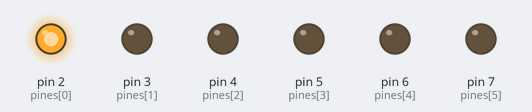
A sketch run on a simulated Arduino Uno, built with avr-gcc and run on an emulated ATmega328P. On the bench: output pins drawn as LEDs (lit = HIGH).

Above: at 0.05 s.
At 1.45 s:
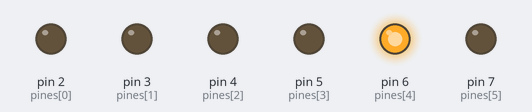
At 2.05 s:
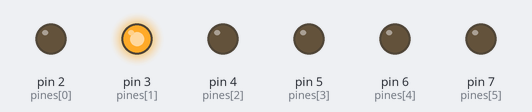
At 2.75 s:
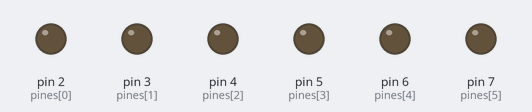
At 4.25 s:
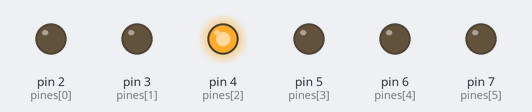
At 5.45 s:
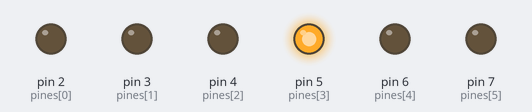
Timing chart, 0 to 5.8 s (numbered marks = the images above):
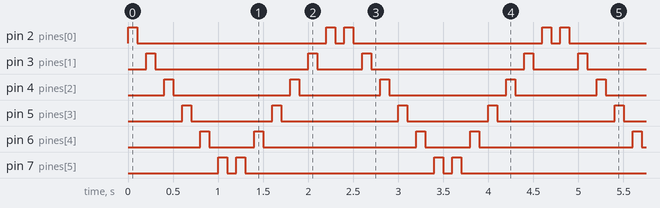

Measured:
- by itself, pin 2 (pines[0]): repeats every 2.4 s: LOW 2.1 s, HIGH 0.10 s, LOW 0.10 s, HIGH 0.10 s
- by itself, pin 3 (pines[1]): repeats every 2.4 s: LOW 1.7 s, HIGH 0.10 s, LOW 0.50 s, HIGH 0.10 s
- by itself, pin 4 (pines[2]): repeats every 2.4 s: LOW 1.3 s, HIGH 0.10 s, LOW 0.90 s, HIGH 0.10 s
- by itself, pin 5 (pines[3]): repeats every 2.4 s: LOW 0.90 s, HIGH 0.10 s, LOW 1.3 s, HIGH 0.10 s
- by itself, pin 6 (pines[4]): repeats every 2.4 s: LOW 0.50 s, HIGH 0.10 s, LOW 1.7 s, HIGH 0.10 s
- by itself, pin 7 (pines[5]): repeats every 2.4 s: LOW 0.10 s, HIGH 0.10 s, LOW 2.1 s, HIGH 0.10 s

The sketch:

Matriz_.ino
```cpp
//zona de variables globales
int pines[] = {2, 3, 4, 5, 6, 7};  //declaro una matriz con los numeros de pines a usar
int contador = 0;                  //Una variable contador
int tiempo = 100;                  //Una variable guarda el tiempo de activacion de los pines

void setup(){
  for (contador=0; contador<6; contador++) {    //Uso un for para declarar todos los pines
    pinMode(pines[contador], OUTPUT); }
}
 void loop() {
  for (contador =0; contador <6; contador ++) { //Uso un for para encender leds conectados
   digitalWrite(pines [contador], HIGH);        //a los pines, y uso una matriz para acceder
   delay(tiempo);                               //a ellos secuencialmente
   digitalWrite(pines [contador], LOW);
   delay(tiempo);
  }
  for (contador =5; contador >=0; contador --) {
   digitalWrite(pines [contador], HIGH);
   delay(tiempo);
   digitalWrite(pines [contador], LOW);
   delay(tiempo);
  }
}
```
